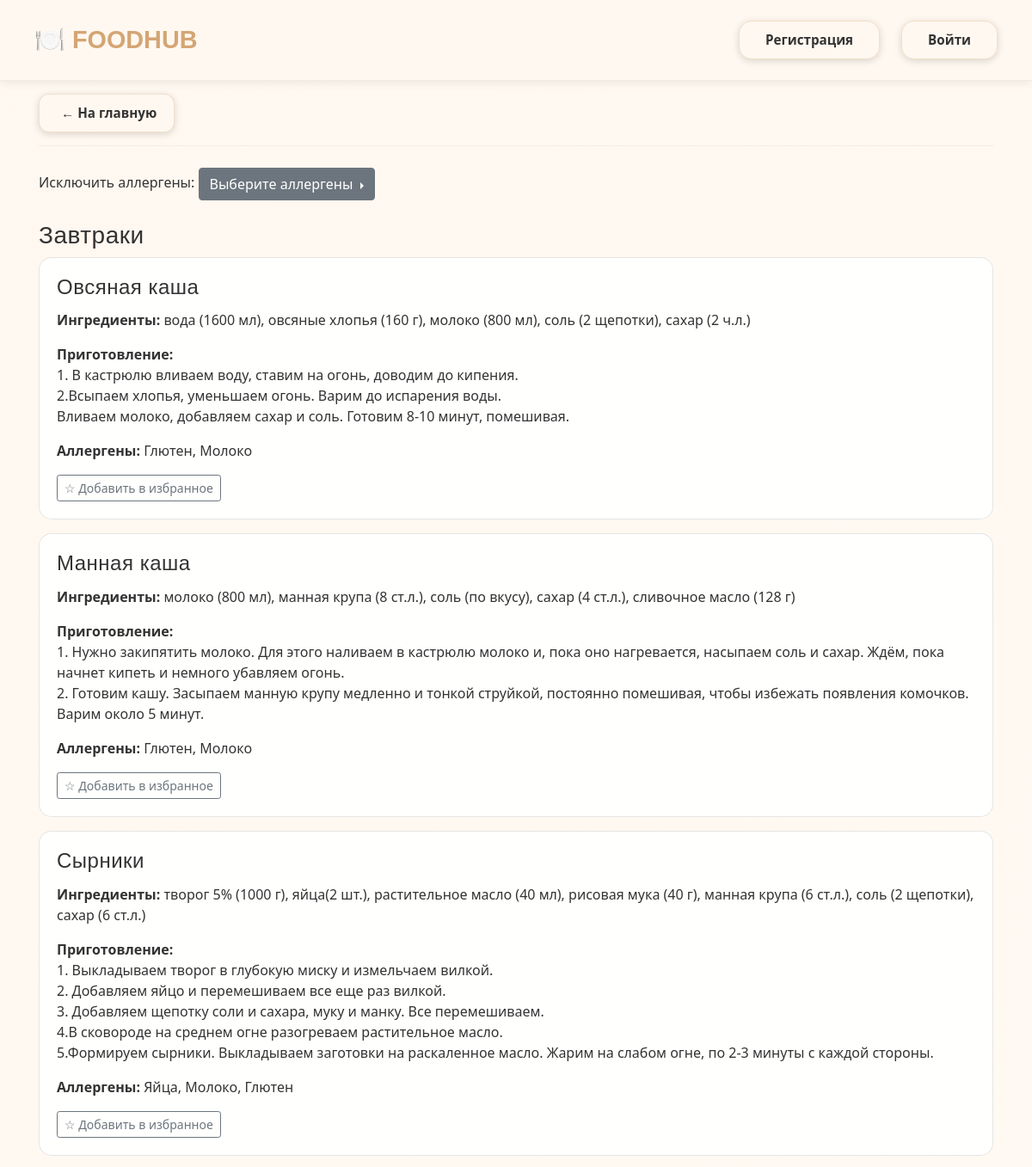
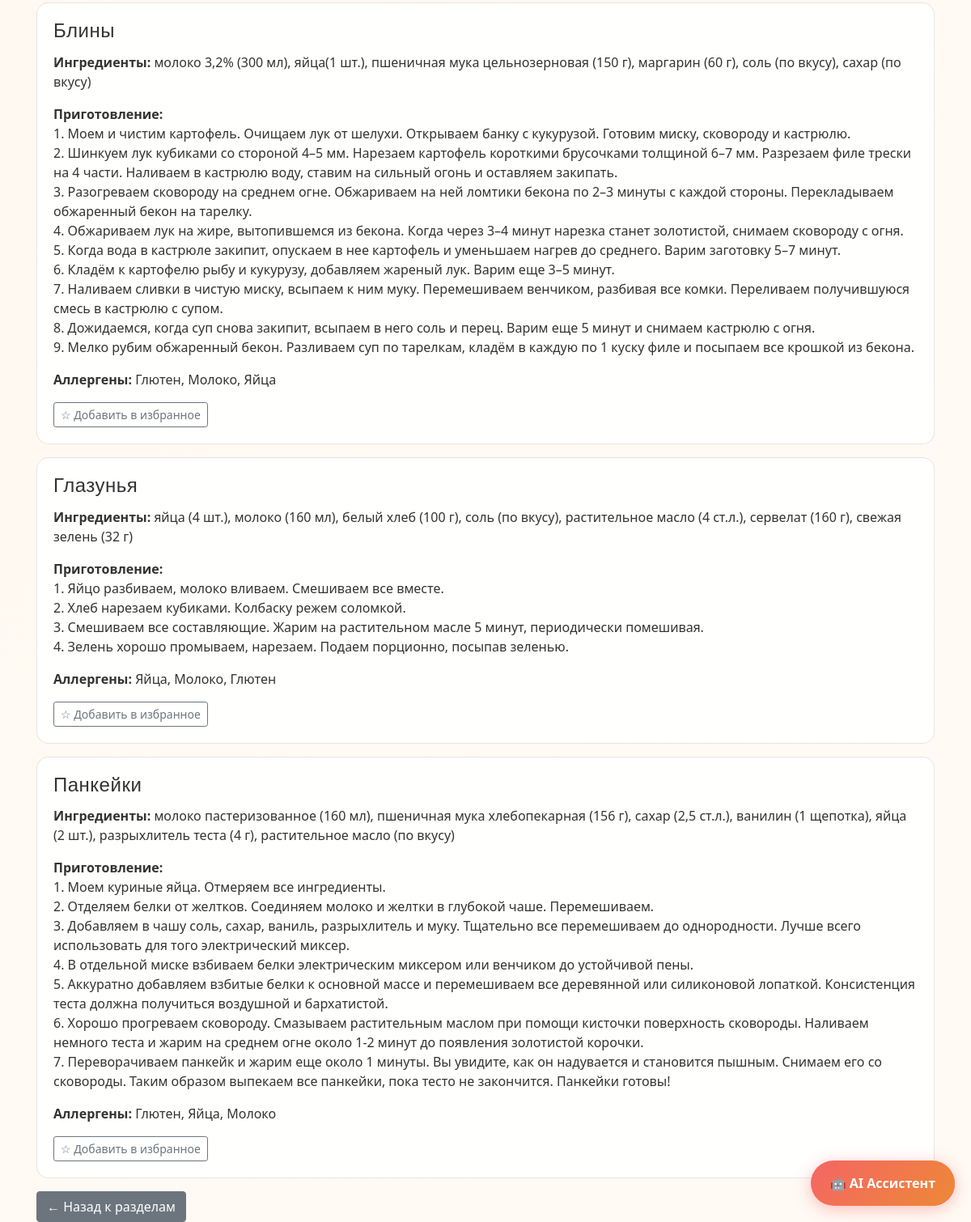
The app's page /?category=Завтраки with its own data (2 pictures, top to bottom).
### data/recipes.py (models this page shows)
class Recipes(SqlAlchemyBase):
    __tablename__ = 'recipes'
    id = sqlalchemy.Column(sqlalchemy.Integer,
                           primary_key=True, autoincrement=True)
    title = sqlalchemy.Column(sqlalchemy.String, nullable=True)
    content = sqlalchemy.Column(sqlalchemy.String, nullable=True)
    ingredients = sqlalchemy.Column(sqlalchemy.String, nullable=True)
    category = sqlalchemy.Column(sqlalchemy.String, nullable=True)
    user_id = sqlalchemy.Column(sqlalchemy.Integer, sqlalchemy.ForeignKey('users.id'))
    user = orm.relationship('User')
    allergens = orm.relationship('Allergen', secondary='recipe_allergen', backref='recipes')

### main.py (the view)
@app.route("/")
def index():
    THEME = os.environ.get('APP_THEME', 'food')
    if THEME == 'cosmic':
        template_name = 'index_cosmic.html'
    else:
        template_name = 'index.html'
    db_sess = db_session.create_session()
    categories = db_sess.query(Recipes.category).distinct().all()
    categories = [cat[0] for cat in categories if cat[0]]
    all_allergens = db_sess.query(Allergen).all()
    selected_category = request.args.get('category')
    recipes = []
    if selected_category:
        recipes = db_sess.query(Recipes).filter(Recipes.category == selected_category).all()
    return render_template(template_name, recipes=recipes, categories=categories, selected_category=selected_category, all_allergens=all_allergens, THEME=THEME)

### data/db_session.py (called while the page is built)
def create_session() -> Session:
    global __factory
    return __factory()

### templates/index.html (shortened to what this page needs)
{% extends "base.html" %}
{% block content %}
{% if selected_category %}
<div style="
    margin-bottom: 25px;
    padding: 15px 0;
    border-bottom: 1px solid rgba(0, 0, 0, 0.05);
">
    <a href="/" style="
        text-decoration: none;
        display: inline-flex;
        align-items: center;
        gap: 10px;
        padding: 10px 20px;
        background-color: #FFF8F0;
        border-radius: 12px;
        border: 1px solid rgba(212, 165, 116, 0.3);
        box-shadow: 0 2px 8px rgba(0, 0, 0, 0.15);
        transition: all 0.3s ease;
    ">
        <span style="
            color: #333;
            font-size: 0.95rem;
            font-weight: 600 !important;
            margin-left: 5px;
        ">← На главную</span>
    </a>
</div>
{% endif %}
{% if selected_category %}
<div class="allergen-filter mb-4">
    <label class="form-label">Исключить аллергены:</label>
    <div class="btn-group dropright">
        <button type="button" class="btn btn-secondary dropdown-toggle" data-toggle="dropdown" aria-expanded="false">
            Выберите аллергены
        </button>
    </div>
</div>
{% endif %}
{% if not selected_category %}
<h2 class="main-content-spacing">Выберите раздел рецептов:</h2>
<div style="margin: 40px 0;">
    <div style="display: flex; flex-wrap: wrap; gap: 25px; justify-content: center;">
        <a href="/?category=Завтраки"
           style="display: block !important; width: 300px !important; height: 150px !important;
                  background: url('/static/images/breakfast.jpg') center/cover no-repeat !important;
                  color: white !important; text-decoration: none !important; border-radius: 12px !important;
                  font-size: 18px !important; text-align: center !important; line-height: 150px !important;
                  text-shadow: 1px 1px 2px black !important; border: 2px solid rgba(255, 255, 255, 0.8) !important;
                  font-weight: bold !important; box-shadow: 0 8px 25px rgba(0, 150, 255, 0.3) !important;
                  position: relative !important; overflow: hidden !important;">
            <span style="position: relative; z-index: 2;">Завтраки</span>
            <div style="position: absolute; top: 0; left: 0; right: 0; bottom: 0; background: rgba(10, 14, 42, 0.4); z-index: 1;"></div>
        </a>
        <a href="/?category=Основные блюда"
           style="display: block !important; width: 300px !important; height: 150px !important;
                  background: url('/static/images/hotdishes.jpg') center/cover no-repeat !important;
                  color: white !important; text-decoration: none !important; border-radius: 12px !important;
                  font-size: 18px !important; text-align: center !important; line-height: 150px !important;
                  text-shadow: 1px 1px 2px black !important; border: 2px solid rgba(255, 255, 255, 0.8) !important;
                  font-weight: bold !important; box-shadow: 0 8px 25px rgba(0, 150, 255, 0.3) !important;
                  position: relative !important; overflow: hidden !important;">
            <span style="position: relative; z-index: 2;">Основные блюда</span>
            <div style="position: absolute; top: 0; left: 0; right: 0; bottom: 0; background: rgba(10, 14, 42, 0.4); z-index: 1;"></div>
        </a>
        <a href="/?category=Десерты"
           style="display: block !important; width: 300px !important; height: 150px !important;
                  background: url('/static/images/desserts.jpg') center/cover no-repeat !important;
                  color: white !important; text-decoration: none !important; border-radius: 12px !important;
                  font-size: 18px !important; text-align: center !important; line-height: 150px !important;
                  text-shadow: 1px 1px 2px black !important; border: 2px solid rgba(255, 255, 255, 0.8) !important;
                  font-weight: bold !important; box-shadow: 0 8px 25px rgba(0, 150, 255, 0.3) !important;
                  position: relative !important; overflow: hidden !important;">
            <span style="position: relative; z-index: 2;">Десерты</span>
            <div style="position: absolute; top: 0; left: 0; right: 0; bottom: 0; background: rgba(10, 14, 42, 0.4); z-index: 1;"></div>
        </a>
        <a href="/?category=Супы"
           style="display: block !important; width: 300px !important; height: 150px !important;
                  background: url('/static/images/soup.jpg') center/cover no-repeat !important;
                  color: white !important; text-decoration: none !important; border-radius: 12px !important;
                  font-size: 18px !important; text-align: center !important; line-height: 150px !important;
                  text-shadow: 1px 1px 2px black !important; border: 2px solid rgba(255, 255, 255, 0.8) !important;
                  font-weight: bold !important; box-shadow: 0 8px 25px rgba(0, 150, 255, 0.3) !important;
                  position: relative !important; overflow: hidden !important;">
            <span style="position: relative; z-index: 2;">Супы</span>
            <div style="position: absolute; top: 0; left: 0; right: 0; bottom: 0; background: rgba(10, 14, 42, 0.4); z-index: 1;"></div>
        </a>
        <a href="/?category=Напитки"
           style="display: block !important; width: 300px !important; height: 150px !important;
                  background: url('/static/images/drinks.jpg') center/cover no-repeat !important;
                  color: white !important; text-decoration: none !important; border-radius: 12px !important;
                  font-size: 18px !important; text-align: center !important; line-height: 150px !important;
                  text-shadow: 1px 1px 2px black !important; border: 2px solid rgba(255, 255, 255, 0.8) !important;
                  font-weight: bold !important; box-shadow: 0 8px 25px rgba(0, 150, 255, 0.3) !important;
                  position: relative !important; overflow: hidden !important;">
            <span style="position: relative; z-index: 2;">Напитки</span>
            <div style="position: absolute; top: 0; left: 0; right: 0; bottom: 0; background: rgba(10, 14, 42, 0.4); z-index: 1;"></div>
        </a>
    </div>
</div>
{% else %}
<div class="recipes-section">
    <h3>{{ selected_category }}</h3>
    <div id="recipesList">
        {% if recipes %}
            {% for recipe in recipes %}
            <div class="recipe-card card mb-3" data-allergens="{{ recipe.allergens|map(attribute='id')|join(',') }}">
                <div class="card-body">
                    <h4 class="card-title">{{ recipe.title }}</h4>
                    <p class="card-text"><strong>Ингредиенты:</strong> {{ recipe.ingredients }}</p>
                    <p class="card-text"><strong>Приготовление:</strong><br>{{ recipe.content | replace('\n', '<br>') | safe }}</p>
                    <p class="card-text"><strong>Аллергены:</strong>
                        {{ recipe.allergens|map(attribute='title')|join(', ') or 'нет' }}
                    </p>
                    <div class="favourite-section">
                        {% if current_user.is_authenticated %}
                            <a href="/add_to_favourites/{{ recipe.id }}" class="btn btn-outline-success btn-sm">
                                ☆ Добавить в избранное
                            </a>
                        {% else %}
                            <button class="btn btn-outline-secondary btn-sm"
                                onclick="showRegistrationAlert()"
                                title="Зарегистрируйтесь, чтобы добавить рецепт в избранное">
                                    ☆ Добавить в избранное
                            </button>
                        {% endif %}
                    </div>
                </div>
            </div>
            {% endfor %}
        {% else %}
            <p>В этом разделе пока нет рецептов</p>
        {% endif %}
    </div>
    <div class="mt-3">
        <a href="/" class="btn btn-secondary">← Назад к разделам</a>
    </div>
</div>
{% endif %}
{% endblock %}

### templates/base.html (style rules this page uses)
body { background-color: #FFF8F0 !important; background: linear-gradient(135deg, #FFF8F0 0%, #FFFAF4 100%) !important; color: #333333; font-family: 'Segoe UI', sans-serif; min-height: 100vh; margin: 0; padding: 0; }
.card { background: rgba(255, 255, 255, 0.9) !important; border: 1px solid rgba(0, 0, 0, 0.1) !important; border-radius: 15px !important; color: #333333 !important; }
h1, h2, h3, h4 { color: #333333; font-family: 'Arial', sans-serif; letter-spacing: 0.5px; }

### records on screen
Recipes: title "Овсяная каша", ingredients "вода (1600 мл), овсяные хлопья (160 г), молоко (800 мл), соль (2 щепотки), сахар (2 ч.л.)", content "1. В кастрюлю вливаем воду, ставим на огонь, доводим до кипения. 2.Всыпаем хлопья, уменьшаем огонь. Варим до испарения воды. Вливаем молоко, добавляем сахар и соль. Готовим 8-10 минут, помешивая.", allergens|map "Глютен, Молоко"
Recipes: title "Манная каша", ingredients "молоко (800 мл), манная крупа (8 ст.л.), соль (по вкусу), сахар (4 ст.л.), сливочное масло (128 г)", content "1. Нужно закипятить молоко. Для этого наливаем в кастрюлю молоко и, пока оно нагревается, насыпаем соль и сахар. Ждём, пока начнет кипеть и немного убавляем огонь. 2. Готовим кашу. Засыпаем манную крупу медленно и тонкой струйкой, постоянно помешивая, чтобы избежать появления комочков. Варим около 5 минут.", allergens|map "Глютен, Молоко"
Recipes: title "Сырники", ingredients "творог 5% (1000 г), яйца(2 шт.), растительное масло (40 мл), рисовая мука (40 г), манная крупа (6 ст.л.), соль (2 щепотки), сахар (6 ст.л.)", content "1. Выкладываем творог в глубокую миску и измельчаем вилкой. 2. Добавляем яйцо и перемешиваем все еще раз вилкой. 3. Добавляем щепотку соли и сахара, муку и манку. Все перемешиваем. 4.В сковороде на среднем огне разогреваем растительное масло. 5.Формируем сырники. Выкладываем заготовки на раскаленное масло. Жарим на слабом огне, по 2-3 минуты с каждой стороны.", allergens|map "Яйца, Молоко, Глютен"
Recipes: title "Блины", ingredients "молоко 3,2% (300 мл), яйца(1 шт.), пшеничная мука цельнозерновая (150 г), маргарин (60 г), соль (по вкусу), сахар (по вкусу)", content "1. Моем и чистим картофель. Очищаем лук от шелухи. Открываем банку с кукурузой. Готовим миску, сковороду и кастрюлю. 2. Шинкуем лук кубиками со стороной 4–5 мм. Нарезаем картофель короткими брусочками толщиной 6–7 мм. Разрезаем филе трески на 4 части. Наливаем в кастрюлю воду, ставим на сильный огонь и оставляем закипать. 3. Разогреваем сковороду на среднем огне. Обжариваем на ней ломтики бекона по 2–3 минуты с каждой стороны. Перекладываем обжаренный бекон на тарелку. 4. Обжариваем лук на жире, вытопившемся из бекона. Когда через 3–4 минут нарезка станет золотистой, снимаем сковороду с огня. 5. Когда вода в кастрюле закипит, опускаем в нее картофель и уменьшаем нагрев до среднего. Варим…", allergens|map "Глютен, Молоко, Яйца"
Recipes: title "Глазунья", ingredients "яйца (4 шт.), молоко (160 мл), белый хлеб (100 г), соль (по вкусу), растительное масло (4 ст.л.), сервелат (160 г), свежая зелень (32 г)", content "1. Яйцо разбиваем, молоко вливаем. Смешиваем все вместе. 2. Хлеб нарезаем кубиками. Колбаску режем соломкой. 3. Смешиваем все составляющие. Жарим на растительном масле 5 минут, периодически помешивая. 4. Зелень хорошо промываем, нарезаем. Подаем порционно, посыпав зеленью.", allergens|map "Яйца, Молоко, Глютен"
Recipes: title "Панкейки", ingredients "молоко пастеризованное (160 мл), пшеничная мука хлебопекарная (156 г), сахар (2,5 ст.л.), ванилин (1 щепотка), яйца (2 шт.), разрыхлитель теста (4 г), растительное масло (по вкусу)", content "1. Моем куриные яйца. Отмеряем все ингредиенты. 2. Отделяем белки от желтков. Соединяем молоко и желтки в глубокой чаше. Перемешиваем. 3. Добавляем в чашу соль, сахар, ваниль, разрыхлитель и муку. Тщательно все перемешиваем до однородности. Лучше всего использовать для того электрический миксер. 4. В отдельной миске взбиваем белки электрическим миксером или венчиком до устойчивой пены. 5. Аккуратно добавляем взбитые белки к основной массе и перемешиваем все деревянной или силиконовой лопаткой. Консистенция теста должна получиться воздушной и бархатистой. 6. Хорошо прогреваем сковороду. Смазываем растительным маслом при помощи кисточки поверхность сковороды. Наливаем немного теста и жарим на…", allergens|map "Глютен, Яйца, Молоко"

### other values on screen
{{ selected_category }} "Завтраки"
